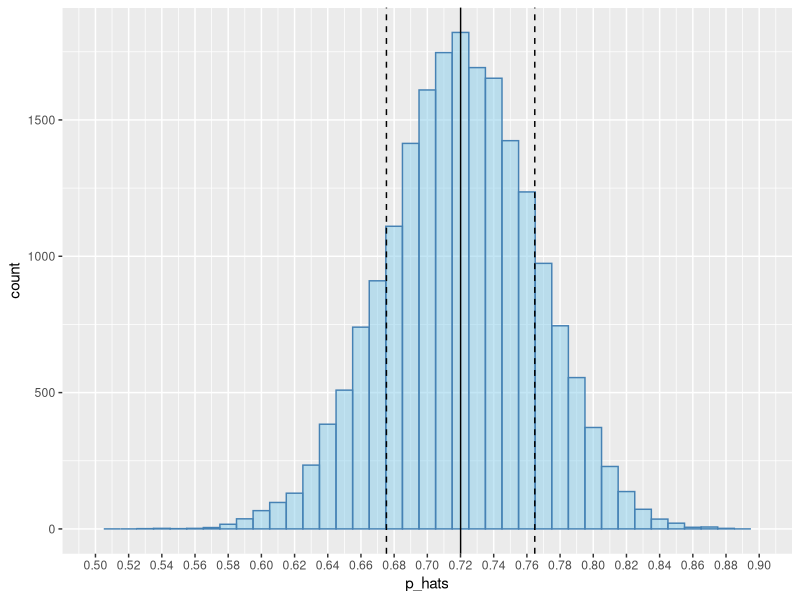
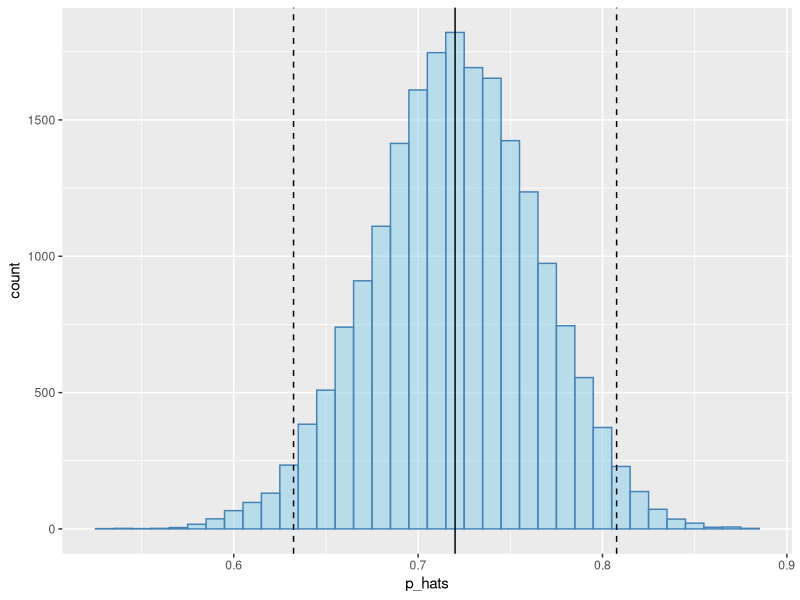
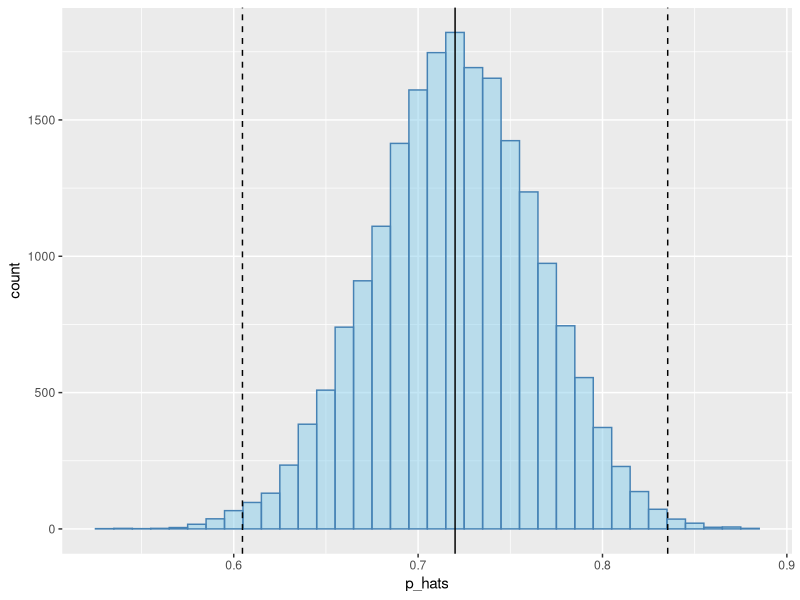

Write R code to recreate these figures, in order.
library(ggplot2)

#Estimated number of students
pop_size <- 15000

#Vector of sample proportions
p_hats <- c()

#72 percent of students approve of the new policy
population <- c(rep("approve", 0.72 * pop_size), rep("disapprove", 0.28 * pop_size))

#20000 simulations
for (i in seq(1, 20000)) {
  
  #Sample 100 entries from the population without replacement.
  sampled_entries <- sample(population, size = 100)
  
  #Append sample proportion to the vector of sample proportions
  p_hats <- append(p_hats, sum(sampled_entries == "approve") / 100)
  
}

df <- as.data.frame(p_hats)
#Plot the histogram w/ standard error
ggplot(data = df) + geom_histogram(mapping=aes(x=p_hats), fill="skyblue", color="steelblue", alpha=.5, binwidth=0.01)+
  geom_vline(xintercept=mean(p_hats)) + geom_vline(xintercept=mean(p_hats)+sd(p_hats), linetype="dashed") +geom_vline(xintercept=mean(p_hats)-sd(p_hats), linetype="dashed")+
  scale_x_continuous(breaks=seq(0.5,0.9,0.02), limits=c(0.5, 0.9))

#95% confidence interval
ggplot(data = df) + geom_histogram(mapping=aes(x=p_hats), fill="skyblue", color="steelblue", alpha=.5, binwidth=0.01)+
  geom_vline(xintercept=mean(p_hats)) + geom_vline(xintercept=mean(p_hats)+1.96*sd(p_hats), linetype="dashed") +geom_vline(xintercept=mean(p_hats)-1.96*sd(p_hats), linetype="dashed")

#99% confidence interval
ggplot(data = df) + geom_histogram(mapping=aes(x=p_hats), fill="skyblue", color="steelblue", alpha=.5, binwidth=0.01)+
  geom_vline(xintercept=mean(p_hats)) + geom_vline(xintercept=mean(p_hats)+2.58*sd(p_hats), linetype="dashed") +geom_vline(xintercept=mean(p_hats)-2.58*sd(p_hats), linetype="dashed")
